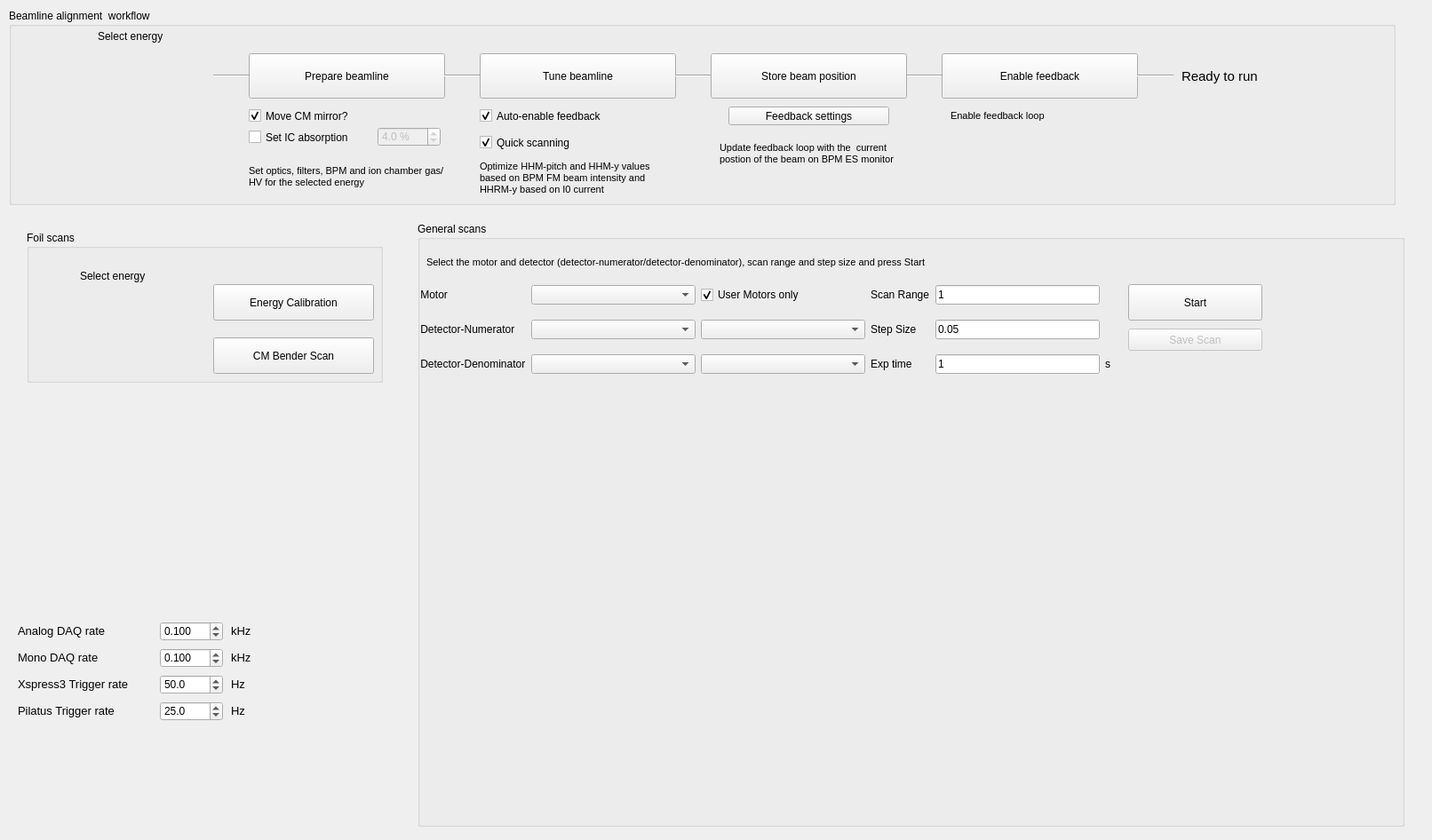
<?xml version='1.0' encoding='UTF-8'?>
<ui version="4.0">
 <class>Form</class>
 <widget class="QWidget" name="Form">
  <property name="geometry">
   <rect>
    <x>0</x>
    <y>0</y>
    <width>1612</width>
    <height>946</height>
   </rect>
  </property>
  <property name="windowTitle">
   <string>Form</string>
  </property>
  <widget class="QGroupBox" name="groupBox_7">
   <property name="geometry">
    <rect>
     <x>470</x>
     <y>250</y>
     <width>1111</width>
     <height>681</height>
    </rect>
   </property>
   <property name="font">
    <font>
     <pointsize>9</pointsize>
     <bold>false</bold>
    </font>
   </property>
   <property name="title">
    <string>General scans</string>
   </property>
   <widget class="QWidget" name="gridLayoutWidget_3">
    <property name="geometry">
     <rect>
      <x>0</x>
      <y>60</y>
      <width>781</width>
      <height>122</height>
     </rect>
    </property>
    <layout class="QGridLayout" name="gridLayout_8">
     <item column="3" row="0">
      <widget class="QLabel" name="label_110">
       <property name="font">
        <font>
         <pointsize>9</pointsize>
         <bold>false</bold>
        </font>
       </property>
       <property name="text">
        <string>Scan Range</string>
       </property>
      </widget>
     </item>
     <item column="3" row="2">
      <widget class="QLabel" name="label_113">
       <property name="font">
        <font>
         <pointsize>9</pointsize>
         <bold>false</bold>
        </font>
       </property>
       <property name="text">
        <string>Exp time</string>
       </property>
      </widget>
     </item>
     <item column="0" row="0">
      <widget class="QLabel" name="label_109">
       <property name="font">
        <font>
         <pointsize>9</pointsize>
         <bold>false</bold>
        </font>
       </property>
       <property name="text">
        <string> Motor</string>
       </property>
      </widget>
     </item>
     <item column="0" row="2">
      <widget class="QLabel" name="label_112">
       <property name="font">
        <font>
         <pointsize>9</pointsize>
         <bold>false</bold>
        </font>
       </property>
       <property name="text">
        <string> Detector-Denominator</string>
       </property>
      </widget>
     </item>
     <item column="2" row="1">
      <widget class="QComboBox" name="comboBox_channels">
       <property name="sizePolicy">
        <sizepolicy hsizetype="Expanding" vsizetype="Fixed">
         <horstretch>0</horstretch>
         <verstretch>0</verstretch>
        </sizepolicy>
       </property>
       <property name="font">
        <font>
         <pointsize>9</pointsize>
         <bold>false</bold>
        </font>
       </property>
      </widget>
     </item>
     <item column="4" row="2">
      <widget class="QLineEdit" name="edit_gen_exp_time">
       <property name="font">
        <font>
         <pointsize>9</pointsize>
         <bold>false</bold>
        </font>
       </property>
       <property name="text">
        <string>1</string>
       </property>
      </widget>
     </item>
     <item column="0" row="1">
      <widget class="QLabel" name="label_108">
       <property name="font">
        <font>
         <pointsize>9</pointsize>
         <bold>false</bold>
        </font>
       </property>
       <property name="text">
        <string> Detector-Numerator</string>
       </property>
      </widget>
     </item>
     <item column="1" row="2">
      <widget class="QComboBox" name="comboBox_detectors_den">
       <property name="sizePolicy">
        <sizepolicy hsizetype="Expanding" vsizetype="Fixed">
         <horstretch>0</horstretch>
         <verstretch>0</verstretch>
        </sizepolicy>
       </property>
       <property name="font">
        <font>
         <pointsize>9</pointsize>
         <bold>false</bold>
        </font>
       </property>
      </widget>
     </item>
     <item column="3" row="1">
      <widget class="QLabel" name="label_111">
       <property name="font">
        <font>
         <pointsize>9</pointsize>
         <bold>false</bold>
        </font>
       </property>
       <property name="text">
        <string>Step Size</string>
       </property>
      </widget>
     </item>
     <item column="2" row="2">
      <widget class="QComboBox" name="comboBox_channels_den">
       <property name="sizePolicy">
        <sizepolicy hsizetype="Expanding" vsizetype="Fixed">
         <horstretch>0</horstretch>
         <verstretch>0</verstretch>
        </sizepolicy>
       </property>
       <property name="font">
        <font>
         <pointsize>9</pointsize>
         <bold>false</bold>
        </font>
       </property>
      </widget>
     </item>
     <item column="1" row="1">
      <widget class="QComboBox" name="comboBox_detectors">
       <property name="sizePolicy">
        <sizepolicy hsizetype="Expanding" vsizetype="Fixed">
         <horstretch>0</horstretch>
         <verstretch>0</verstretch>
        </sizepolicy>
       </property>
       <property name="font">
        <font>
         <pointsize>9</pointsize>
         <bold>false</bold>
        </font>
       </property>
      </widget>
     </item>
     <item column="4" row="0">
      <widget class="QLineEdit" name="edit_gen_range">
       <property name="font">
        <font>
         <pointsize>9</pointsize>
         <bold>false</bold>
        </font>
       </property>
       <property name="text">
        <string>1</string>
       </property>
      </widget>
     </item>
     <item column="1" row="0">
      <widget class="QComboBox" name="comboBox_motors">
       <property name="sizePolicy">
        <sizepolicy hsizetype="Expanding" vsizetype="Fixed">
         <horstretch>0</horstretch>
         <verstretch>0</verstretch>
        </sizepolicy>
       </property>
       <property name="font">
        <font>
         <pointsize>9</pointsize>
         <bold>false</bold>
        </font>
       </property>
      </widget>
     </item>
     <item column="4" row="1">
      <widget class="QLineEdit" name="edit_gen_step">
       <property name="font">
        <font>
         <pointsize>9</pointsize>
         <bold>false</bold>
        </font>
       </property>
       <property name="text">
        <string>0.05</string>
       </property>
      </widget>
     </item>
     <item column="2" row="0">
      <widget class="QCheckBox" name="checkBox_user_motors">
       <property name="text">
        <string>User Motors only</string>
       </property>
       <property name="checked">
        <bool>true</bool>
       </property>
      </widget>
     </item>
     <item column="5" row="2">
      <widget class="QLabel" name="label_114">
       <property name="font">
        <font>
         <pointsize>9</pointsize>
         <bold>false</bold>
        </font>
       </property>
       <property name="text">
        <string>s</string>
       </property>
      </widget>
     </item>
    <item column="5" row="0"><widget class="QLabel" name="label_gen_range_units"><property name="text"><string /></property></widget></item><item column="5" row="1"><widget class="QLabel" name="label_gen_step_units"><property name="text"><string /></property></widget></item></layout>
   </widget>
   <widget class="QPushButton" name="push_gen_scan">
    <property name="geometry">
     <rect>
      <x>800</x>
      <y>70</y>
      <width>151</width>
      <height>41</height>
     </rect>
    </property>
    <property name="text">
     <string>Start</string>
    </property>
   </widget>
   <widget class="QPushButton" name="push_gen_scan_save">
    <property name="enabled">
     <bool>false</bool>
    </property>
    <property name="geometry">
     <rect>
      <x>800</x>
      <y>120</y>
      <width>151</width>
      <height>25</height>
     </rect>
    </property>
    <property name="text">
     <string>Save Scan</string>
    </property>
   </widget>
   <widget class="QWidget" name="verticalLayoutWidget_10">
    <property name="geometry">
     <rect>
      <x>0</x>
      <y>190</y>
      <width>961</width>
      <height>481</height>
     </rect>
    </property>
    <layout class="QVBoxLayout" name="plot_gen_scan" />
   </widget>
   <widget class="QLabel" name="label_60">
    <property name="geometry">
     <rect>
      <x>10</x>
      <y>30</y>
      <width>931</width>
      <height>31</height>
     </rect>
    </property>
    <property name="font">
     <font>
      <pointsize>8</pointsize>
      <bold>false</bold>
     </font>
    </property>
    <property name="text">
     <string>&lt;html&gt;&lt;head/&gt;&lt;body&gt;&lt;p&gt;Select the motor and detector (detector-numerator/detector-denominator), scan range and step size and press Start&lt;/p&gt;&lt;/body&gt;&lt;/html&gt;</string>
    </property>
    <property name="wordWrap">
     <bool>true</bool>
    </property>
   </widget>
  </widget>
  <widget class="QGroupBox" name="groupBox_8">
   <property name="geometry">
    <rect>
     <x>10</x>
     <y>10</y>
     <width>1561</width>
     <height>221</height>
    </rect>
   </property>
   <property name="font">
    <font>
     <pointsize>9</pointsize>
     <bold>false</bold>
    </font>
   </property>
   <property name="title">
    <string>Beamline alignment  workflow</string>
   </property>
   <widget class="QLabel" name="label_61">
    <property name="geometry">
     <rect>
      <x>100</x>
      <y>20</y>
      <width>101</width>
      <height>21</height>
     </rect>
    </property>
    <property name="font">
     <font>
      <pointsize>9</pointsize>
      <bold>false</bold>
     </font>
    </property>
    <property name="text">
     <string>Select energy</string>
    </property>
   </widget>
   <widget class="QPushButton" name="push_prepare_beamline">
    <property name="geometry">
     <rect>
      <x>270</x>
      <y>50</y>
      <width>221</width>
      <height>51</height>
     </rect>
    </property>
    <property name="font">
     <font>
      <pointsize>9</pointsize>
      <bold>false</bold>
     </font>
    </property>
    <property name="text">
     <string>Prepare beamline</string>
    </property>
   </widget>
   <widget class="Line" name="line">
    <property name="geometry">
     <rect>
      <x>230</x>
      <y>40</y>
      <width>41</width>
      <height>71</height>
     </rect>
    </property>
    <property name="orientation">
     <enum>Qt::Horizontal</enum>
    </property>
   </widget>
   <widget class="QPushButton" name="push_tune_beamline">
    <property name="geometry">
     <rect>
      <x>530</x>
      <y>50</y>
      <width>221</width>
      <height>51</height>
     </rect>
    </property>
    <property name="toolTip">
     <string>Will use parameters set in the General Scans boxes (Scan Range, Step Size and Max Retries)</string>
    </property>
    <property name="text">
     <string>Tune beamline</string>
    </property>
   </widget>
   <widget class="QPushButton" name="push_update_feedback_settings">
    <property name="geometry">
     <rect>
      <x>810</x>
      <y>110</y>
      <width>181</width>
      <height>21</height>
     </rect>
    </property>
    <property name="text">
     <string>Feedback settings</string>
    </property>
   </widget>
   <widget class="QPushButton" name="pushEnableHHMFeedback">
    <property name="geometry">
     <rect>
      <x>1050</x>
      <y>50</y>
      <width>221</width>
      <height>51</height>
     </rect>
    </property>
    <property name="text">
     <string>Enable feedback</string>
    </property>
    <property name="checkable">
     <bool>true</bool>
    </property>
   </widget>
   <widget class="QLabel" name="label_149">
    <property name="geometry">
     <rect>
      <x>1320</x>
      <y>60</y>
      <width>131</width>
      <height>31</height>
     </rect>
    </property>
    <property name="font">
     <font>
      <pointsize>11</pointsize>
      <bold>false</bold>
     </font>
    </property>
    <property name="text">
     <string>Ready to run</string>
    </property>
   </widget>
   <widget class="Line" name="line_12">
    <property name="geometry">
     <rect>
      <x>490</x>
      <y>40</y>
      <width>41</width>
      <height>71</height>
     </rect>
    </property>
    <property name="orientation">
     <enum>Qt::Horizontal</enum>
    </property>
   </widget>
   <widget class="Line" name="line_13">
    <property name="geometry">
     <rect>
      <x>750</x>
      <y>40</y>
      <width>41</width>
      <height>71</height>
     </rect>
    </property>
    <property name="orientation">
     <enum>Qt::Horizontal</enum>
    </property>
   </widget>
   <widget class="Line" name="line_14">
    <property name="geometry">
     <rect>
      <x>1010</x>
      <y>40</y>
      <width>41</width>
      <height>71</height>
     </rect>
    </property>
    <property name="orientation">
     <enum>Qt::Horizontal</enum>
    </property>
   </widget>
   <widget class="Line" name="line_17">
    <property name="geometry">
     <rect>
      <x>1270</x>
      <y>40</y>
      <width>41</width>
      <height>71</height>
     </rect>
    </property>
    <property name="orientation">
     <enum>Qt::Horizontal</enum>
    </property>
   </widget>
   <widget class="QCheckBox" name="checkBox_autoEnableFeedback">
    <property name="geometry">
     <rect>
      <x>530</x>
      <y>110</y>
      <width>171</width>
      <height>21</height>
     </rect>
    </property>
    <property name="text">
     <string>Auto-enable feedback</string>
    </property>
    <property name="checked">
     <bool>true</bool>
    </property>
   </widget>
   <widget class="QLabel" name="label_102">
    <property name="geometry">
     <rect>
      <x>270</x>
      <y>176</y>
      <width>221</width>
      <height>45</height>
     </rect>
    </property>
    <property name="font">
     <font>
      <pointsize>8</pointsize>
      <bold>false</bold>
     </font>
    </property>
    <property name="text">
     <string>Set optics, filters, BPM and ion chamber gas/HV for the selected energy</string>
    </property>
    <property name="alignment">
     <set>Qt::AlignLeading|Qt::AlignLeft|Qt::AlignTop</set>
    </property>
    <property name="wordWrap">
     <bool>true</bool>
    </property>
   </widget>
   <widget class="QLabel" name="label_148">
    <property name="geometry">
     <rect>
      <x>1060</x>
      <y>110</y>
      <width>221</width>
      <height>21</height>
     </rect>
    </property>
    <property name="font">
     <font>
      <pointsize>8</pointsize>
      <bold>false</bold>
     </font>
    </property>
    <property name="text">
     <string>Enable feedback loop</string>
    </property>
    <property name="wordWrap">
     <bool>true</bool>
    </property>
   </widget>
   <widget class="QLabel" name="label_147">
    <property name="geometry">
     <rect>
      <x>800</x>
      <y>150</y>
      <width>221</width>
      <height>51</height>
     </rect>
    </property>
    <property name="font">
     <font>
      <pointsize>8</pointsize>
      <bold>false</bold>
     </font>
    </property>
    <property name="text">
     <string>Update feedback loop with the  current postion of the beam on BPM ES monitor</string>
    </property>
    <property name="alignment">
     <set>Qt::AlignLeading|Qt::AlignLeft|Qt::AlignTop</set>
    </property>
    <property name="wordWrap">
     <bool>true</bool>
    </property>
   </widget>
   <widget class="QLabel" name="label_107">
    <property name="geometry">
     <rect>
      <x>530</x>
      <y>160</y>
      <width>221</width>
      <height>61</height>
     </rect>
    </property>
    <property name="font">
     <font>
      <pointsize>8</pointsize>
      <bold>false</bold>
     </font>
    </property>
    <property name="text">
     <string>Optimize HHM-pitch and HHM-y values based on BPM FM beam intensity and HHRM-y based on I0 current </string>
    </property>
    <property name="wordWrap">
     <bool>true</bool>
    </property>
   </widget>
   <widget class="QCheckBox" name="checkBox_move_cm_miirror">
    <property name="geometry">
     <rect>
      <x>270</x>
      <y>110</y>
      <width>171</width>
      <height>21</height>
     </rect>
    </property>
    <property name="text">
     <string>Move CM mirror?</string>
    </property>
    <property name="checked">
     <bool>true</bool>
    </property>
   </widget>
   <widget class="QPushButton" name="push_update_feedback_center">
    <property name="geometry">
     <rect>
      <x>790</x>
      <y>50</y>
      <width>221</width>
      <height>51</height>
     </rect>
    </property>
    <property name="text">
     <string>Store beam position</string>
    </property>
   </widget>
   <widget class="QWidget" name="horizontalLayoutWidget_3">
    <property name="geometry">
     <rect>
      <x>50</x>
      <y>40</y>
      <width>181</width>
      <height>101</height>
     </rect>
    </property>
    <layout class="QHBoxLayout" name="layout_energy_selector_prepare" />
   </widget>
   <widget class="QCheckBox" name="checkBox_quick_tune_scanning">
    <property name="geometry">
     <rect>
      <x>530</x>
      <y>140</y>
      <width>171</width>
      <height>21</height>
     </rect>
    </property>
    <property name="text">
     <string>Quick scanning</string>
    </property>
    <property name="checked">
     <bool>true</bool>
    </property>
   </widget>
  <widget class="QCheckBox" name="checkBox_set_ic_absorption"><property name="geometry"><rect><x>270</x><y>134</y><width>141</width><height>21</height></rect></property><property name="text"><string>Set IC absorption</string></property><property name="toolTip"><string>Compute the He/N2 mix for this photoabsorption per 14.5 cm ion chamber and set the MFCs during Prepare beamline</string></property></widget><widget class="QDoubleSpinBox" name="doubleSpinBox_ic_absorption"><property name="geometry"><rect><x>415</x><y>133</y><width>71</width><height>22</height></rect></property><property name="suffix"><string> %</string></property><property name="decimals"><number>1</number></property><property name="minimum"><double>0.5</double></property><property name="maximum"><double>95.0</double></property><property name="value"><double>4.0</double></property><property name="singleStep"><double>0.5</double></property><property name="enabled"><bool>false</bool></property></widget><widget class="QLabel" name="label_ic_gas_mix"><property name="geometry"><rect><x>270</x><y>156</y><width>221</width><height>18</height></rect></property><property name="text"><string /></property></widget></widget>
  <widget class="QLabel" name="label_gains_3">
   <property name="geometry">
    <rect>
     <x>260</x>
     <y>700</y>
     <width>71</width>
     <height>20</height>
    </rect>
   </property>
   <property name="font">
    <font>
     <pointsize>10</pointsize>
    </font>
   </property>
   <property name="text">
    <string>kHz</string>
   </property>
  </widget>
  <widget class="QDoubleSpinBox" name="spinBox_daq_rate">
   <property name="geometry">
    <rect>
     <x>180</x>
     <y>700</y>
     <width>71</width>
     <height>22</height>
    </rect>
   </property>
   <property name="decimals">
    <number>3</number>
   </property>
   <property name="minimum">
    <double>0.010000000000000</double>
   </property>
   <property name="singleStep">
    <double>0.100000000000000</double>
   </property>
   <property name="value">
    <double>0.100000000000000</double>
   </property>
  </widget>
  <widget class="QLabel" name="label_gains_7">
   <property name="geometry">
    <rect>
     <x>260</x>
     <y>790</y>
     <width>71</width>
     <height>20</height>
    </rect>
   </property>
   <property name="font">
    <font>
     <pointsize>10</pointsize>
    </font>
   </property>
   <property name="text">
    <string>Hz</string>
   </property>
  </widget>
  <widget class="QLabel" name="label_gains_4">
   <property name="geometry">
    <rect>
     <x>260</x>
     <y>730</y>
     <width>71</width>
     <height>20</height>
    </rect>
   </property>
   <property name="font">
    <font>
     <pointsize>10</pointsize>
    </font>
   </property>
   <property name="text">
    <string>kHz</string>
   </property>
  </widget>
  <widget class="QLabel" name="label_gains_6">
   <property name="geometry">
    <rect>
     <x>20</x>
     <y>790</y>
     <width>141</width>
     <height>20</height>
    </rect>
   </property>
   <property name="font">
    <font>
     <pointsize>10</pointsize>
     <bold>false</bold>
    </font>
   </property>
   <property name="text">
    <string>Pilatus Trigger rate</string>
   </property>
  </widget>
  <widget class="QLabel" name="label_gains_5">
   <property name="geometry">
    <rect>
     <x>20</x>
     <y>730</y>
     <width>121</width>
     <height>20</height>
    </rect>
   </property>
   <property name="font">
    <font>
     <pointsize>10</pointsize>
     <bold>false</bold>
    </font>
   </property>
   <property name="text">
    <string>Mono DAQ rate</string>
   </property>
  </widget>
  <widget class="QLabel" name="label_gains_2">
   <property name="geometry">
    <rect>
     <x>20</x>
     <y>700</y>
     <width>131</width>
     <height>20</height>
    </rect>
   </property>
   <property name="font">
    <font>
     <pointsize>10</pointsize>
     <bold>false</bold>
    </font>
   </property>
   <property name="text">
    <string>Analog DAQ rate</string>
   </property>
  </widget>
  <widget class="QDoubleSpinBox" name="spinBox_enc_rate">
   <property name="geometry">
    <rect>
     <x>180</x>
     <y>730</y>
     <width>71</width>
     <height>22</height>
    </rect>
   </property>
   <property name="decimals">
    <number>3</number>
   </property>
   <property name="minimum">
    <double>0.001000000000000</double>
   </property>
   <property name="singleStep">
    <double>0.100000000000000</double>
   </property>
   <property name="value">
    <double>0.100000000000000</double>
   </property>
  </widget>
  <widget class="QDoubleSpinBox" name="spinBox_trigger_pil100k_freq">
   <property name="geometry">
    <rect>
     <x>180</x>
     <y>790</y>
     <width>71</width>
     <height>22</height>
    </rect>
   </property>
   <property name="decimals">
    <number>1</number>
   </property>
   <property name="minimum">
    <double>0.000000000000000</double>
   </property>
   <property name="maximum">
    <double>300.000000000000000</double>
   </property>
   <property name="singleStep">
    <double>1.000000000000000</double>
   </property>
   <property name="value">
    <double>25.000000000000000</double>
   </property>
  </widget>
  <widget class="QLabel" name="label_gains_8">
   <property name="geometry">
    <rect>
     <x>20</x>
     <y>760</y>
     <width>141</width>
     <height>20</height>
    </rect>
   </property>
   <property name="font">
    <font>
     <pointsize>10</pointsize>
     <bold>false</bold>
    </font>
   </property>
   <property name="text">
    <string>Xspress3 Trigger rate</string>
   </property>
  </widget>
  <widget class="QLabel" name="label_gains_9">
   <property name="geometry">
    <rect>
     <x>260</x>
     <y>760</y>
     <width>71</width>
     <height>20</height>
    </rect>
   </property>
   <property name="font">
    <font>
     <pointsize>10</pointsize>
    </font>
   </property>
   <property name="text">
    <string>Hz</string>
   </property>
  </widget>
  <widget class="QDoubleSpinBox" name="spinBox_trigger_xs_freq">
   <property name="geometry">
    <rect>
     <x>180</x>
     <y>760</y>
     <width>71</width>
     <height>22</height>
    </rect>
   </property>
   <property name="decimals">
    <number>1</number>
   </property>
   <property name="minimum">
    <double>0.000000000000000</double>
   </property>
   <property name="maximum">
    <double>1000.000000000000000</double>
   </property>
   <property name="singleStep">
    <double>1.000000000000000</double>
   </property>
   <property name="value">
    <double>50.000000000000000</double>
   </property>
  </widget>
  <widget class="QGroupBox" name="groupBox">
   <property name="geometry">
    <rect>
     <x>30</x>
     <y>260</y>
     <width>401</width>
     <height>171</height>
    </rect>
   </property>
   <property name="font">
    <font>
     <pointsize>9</pointsize>
    </font>
   </property>
   <property name="title">
    <string>Foil scans</string>
   </property>
   <widget class="QPushButton" name="push_bender_scan">
    <property name="geometry">
     <rect>
      <x>210</x>
      <y>120</y>
      <width>181</width>
      <height>41</height>
     </rect>
    </property>
    <property name="font">
     <font>
      <pointsize>9</pointsize>
     </font>
    </property>
    <property name="text">
     <string>CM Bender Scan</string>
    </property>
   </widget>
   <widget class="QWidget" name="horizontalLayoutWidget_4">
    <property name="geometry">
     <rect>
      <x>10</x>
      <y>60</y>
      <width>181</width>
      <height>101</height>
     </rect>
    </property>
    <layout class="QHBoxLayout" name="layout_energy_selector_calibration" />
   </widget>
   <widget class="QLabel" name="label_62">
    <property name="geometry">
     <rect>
      <x>60</x>
      <y>40</y>
      <width>101</width>
      <height>21</height>
     </rect>
    </property>
    <property name="font">
     <font>
      <pointsize>9</pointsize>
      <bold>false</bold>
     </font>
    </property>
    <property name="text">
     <string>Select energy</string>
    </property>
   </widget>
   <widget class="QPushButton" name="push_calibration_scan">
    <property name="geometry">
     <rect>
      <x>210</x>
      <y>60</y>
      <width>181</width>
      <height>41</height>
     </rect>
    </property>
    <property name="font">
     <font>
      <pointsize>9</pointsize>
     </font>
    </property>
    <property name="text">
     <string>Energy Calibration</string>
    </property>
   </widget>
  </widget>
 </widget>
 <resources />
 <connections />
</ui>
